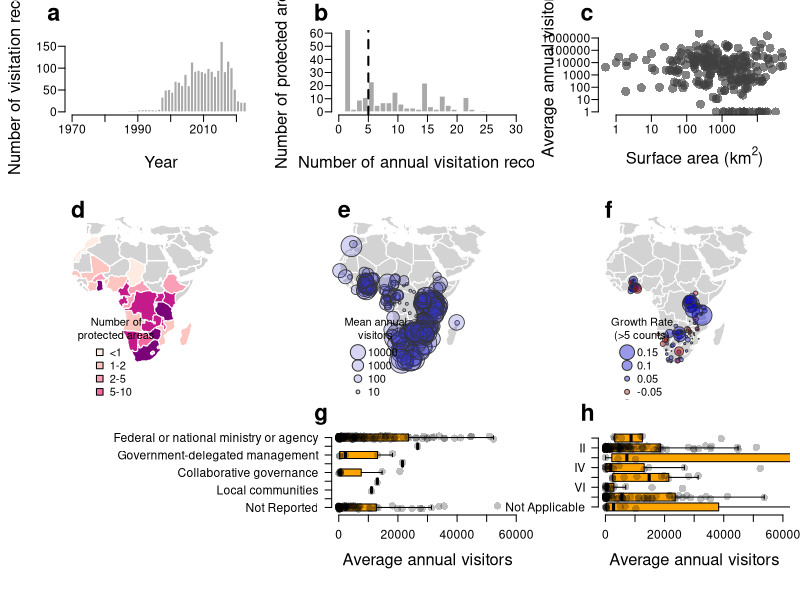

Source code (R):
#install.packages(c("maps","RColorBrewer"))
library(maps)
library(RColorBrewer)

# Read the data from the cleaned PAVIS Database
pavis <- read.csv("PAVIS_v0.1.csv", na.strings = "NULL")

# Create a new plot device
png(filename="Composite.png",width=28,height=28,units="cm",res=300)

#Set panel layout (bottom-left is left open to accommodate labels from panel G)
m <- (matrix(c(1,2,3,4,5,6,9,7,8), nrow = 3, ncol = 3, byrow = TRUE))
layout(mat = m)

#############################################
#                                           #
#               Panel A                     #
#                                           #
#############################################

# Plot margins
par(mai=c(0.85,0.65,0.3,0.10))

# Histogram of visitation record per year
hist(pavis$Year, main="", breaks=seq(1970, 2024,by=1),border="white",col="darkgrey",
     ylim=c(0,180),las=1,xlab="Year", ylab="Number of visitation records",   cex.axis=1.1, cex.lab= 1.5, mgp=c(3.2,0.6,0))

# Plot label
mtext("a",cex=1.4, font=2,side = 3, adj = -0.1, line = 0.5)

#############################################
#                                           #
#               Panel B                     #
#                                           #
#############################################

# Plot margins
par(mai=c(0.85,0.65,0.3,0.10))

# Histogram of visitation records 
hist(table(pavis$WDPAID), breaks=40, xlim=c(0,30),border="white",col="darkgrey",main="", las=1,ylim=c(0,60),
     xlab="Number of annual visitation records", ylab="Number of protected areas",   cex.axis=1.1, cex.lab= 1.5, mgp=c(3.2,0.6,0))

# Add a vertical line showing >5 records (these are the data plotted in panel F)
abline(v=5, lty=2, lwd=2)
# Plot label
mtext("b",cex=1.4, font=2,side = 3, adj = -0.1, line = 0.5)

#######################################################################################
#######################################################################################

# Reshape the data from long to wide format (i.e. a year by PA matrix)

# Separate the PA metadata from the visitation data
meta.dat <- pavis[2:12]
# Remove duplicates from the metadata
meta.dat.clean <- meta.dat[!duplicated(meta.dat),]

head(meta.dat.clean)

# Reshape the visitation data as a square PA x Year matrix
sq.dat <-  xtabs(Visitors+1~ WDPAID + Year ,pavis)
sq.dat[xtabs(Visitors+1~ WDPAID + Year ,pavis)==0] <- NA

# Note, the metadata is ordered alphabetically by country, which differs for the visitation matrix.
# Thus, the data need to be aligned
visit.dat <- sq.dat[match(meta.dat.clean$WDPAID, row.names(sq.dat)),]

# Check that the WDPAIDs are the same
meta.dat.clean$WDPAID== row.names(visit.dat)

# Calculate the average annual visiation per protected area
visit.ave <- apply(visit.dat,1,function(x){mean(x,na.rm=T)})

#############################################
#                                           #
#               Panel C                     #
#                                           #
#############################################

# Set this to prevent scientific notation in axis labels
options(scipen=5)

# Set plot margins
par(mai=c(0.85,0.65,0.3,0.10))

# Make plot of annual visitation vs. surface area of protected area (both axes on log-scale)
plot(meta.dat.clean$REP_AREA,visit.ave, log="xy", las=1,pch=16, col=rgb(0.25,0.25,0.25,0.65),
     xlab=expression("Surface area (km"^ 2*")"), ylab="Average annual visitors",cex=1.8,   
     cex.axis=1.1, cex.lab= 1.5, mgp=c(3.2,0.6,0), bty="n")

# Plot Label
mtext("c",cex=1.4, font=2,side = 3, adj = -0.1, line = 0.5)

#############################################
#                                           #
#               Panel D                     #
#                                           #
#############################################

# Create a vector with ISO codes for countries with data
ISO.code <- names(table(meta.dat.clean$ISO))

# Identify the full country names to match with base layers in 'maps' package
country.name <- iso.expand(ISO.code)

# The number of protected areas per country with visitor counts
pas <-  as.numeric(table(meta.dat.clean$ISO))

# Set plot margins
par(mai=c(0,0,0,0))

# Create basemap
map("world", fill=T, col="lightgrey", lwd=1, border="white",
    xlim=c(-20,55), ylim=c(-40,40))

# Select a colour ramp
ramp <- brewer.pal(6,"RdPu")

# Identify breaks for the colour ramp
brks <- as.numeric(cut(pas, c(0,1,2,5,10,20,50)))

# Labels for the legend
leg.txt <- c("<1", "1-2", "2-5", "5-10", "10-20", ">20")

# Match the values of each country to the colour ramp according to the predefined breaks
# The maps package has a weird notation for certain countries with multiple geometries, hence
# The need to extract text before a colon.
colss <- brks[match(gsub(":.*","",map("world", plot=FALSE)$names), country.name)]

# Map the number of protected areas with visitor data per country
map("world", fill=T, add=T,col=ramp[colss], lwd=1, border="white")
map("world", "Lesotho", fill=T, add=T,col="lightgrey", lwd=1, border="white")


# Plot a legend
legend(-15,-10, pch=22, pt.cex=1.5, leg.txt,
       pt.bg=ramp, title="Number of\nprotected areas",bty="n")

# Label the panel
mtext("d",cex=1.4, font=2,side = 3, adj = 0.05, line = 0.5)

#############################################
#                                           #
#               Panel E                     #
#                                           #
#############################################

# Set plot margins
par(mai=c(0,0,0,0))

# Plot basemap
map("world", fill=T, col="lightgrey", lwd=1, border="white",
    xlim=c(-20,55), ylim=c(-40,40))

# Add points of protected area centroids, scaled by the average annual visitation
points(meta.dat.clean$Longitude, meta.dat.clean$Latitude,  cex=log(visit.ave+5)/3,pch=21, 
       bg=rgb(0.2,0.2,0.8,0.2), col=rgb(0.2,0.2,0.2,1), lwd=0.8)

# Add legend
legend(-15,-10, pch=21, pt.cex=log(c(10000,1000,100,10))/3, c("10000","1000","100","10"),
pt.bg=rgb(0.2,0.2,0.8,0.2), col=rgb(0.2,0.2,0.2,1), title="Mean annual\nvisitors",bty="n")

# Label plot
mtext("e",cex=1.4, font=2,side = 3, adj = 0.05, line = 0.5)

#############################################
#                                           #
#               Panel F                     #
#                                           #
#############################################

# Create a blank vector for standardized growth rates
growth.rate <- rep(NA,dim(visit.dat)[1] )
# A vector with year information 
yrs <- 1974:2023

# Run a loop to calcualte growth rates
for (i in 1: dim(visit.dat)[1]){
  # Vector of visitation data per protected areas
  vect <- visit.dat[i,]
  # If there are 5 or more records, fit a linear regression and estimate the slope parameter
  if (length(vect[which(vect!=0)])>=6) {
    growth.rate[i] <- lm(vect[which(vect!=0)]~yrs[which(vect!=0)])$coefficients[2]/max(vect[which(vect!=0)])
  }
}

# Set plot margins
par(mai=c(0,0,0,0))

# Plot basemap
map("world", fill=T, col="lightgrey", lwd=1, border="white",
    xlim=c(-20,55), ylim=c(-40,40))

# Add points with centroids of protected areas, coloured by direction adn scale by size of growth rate
points(meta.dat.clean$Longitude, meta.dat.clean$Latitude,  cex=abs(growth.rate)*20,pch=21, 
       col=rgb(0.2,0.2,0.2,1), bg=ifelse(growth.rate>=0,rgb(0,0,0.8,0.4),rgb(0.8,0,0,0.4)), lwd=0.8)

# Add legend
legend(-15,-10, pch=21, pt.cex=c(0.15,0.1,0.05,0.05,0.1,0.15)*20, c("0.15","0.1","0.05","-0.05","-0.1", "-0.15"),
       pt.bg=c(rgb(0,0,0.8,0.4),rgb(0,0,0.8,0.4),rgb(0,0,0.8,0.4), rgb(0.8,0,0,0.4),rgb(0.8,0,0,0.4),rgb(0.8,0,0,0.4))
       , col=rgb(0.2,0.2,0.2,1), title="Growth Rate\n(>5 counts)",bty="n")

# Label panel
mtext("f",cex=1.4, font=2,side = 3, adj = 0.05, line = 0.5)


#############################################
#                                           #
#               Panel G                     #
#                                           #
#############################################

# Set plot margins
par(mai=c(0.85,0.65,0.3,0.10))

# Create factors for governance categories
GOV_TYPE <- factor(meta.dat.clean$GOV_TYPE , levels=rev(c("Federal or national ministry or agency",
                                                          "Sub-national ministry or agency", "Government-delegated management", "Joint governance", "Collaborative governance",
                                                          "Individual landowners", "Local communities", "Not Applicable", "Not Reported")))

# Creat box plot
boxplot(visit.ave+1~GOV_TYPE, outline=F, frame=F, horizontal=T,las=1, ylim=c(0,60000),log="",lty=1,ylab="", 
        cex.axis=1.1, cex.lab= 1.5, mgp=c(3.2,0.6,0),xlab= "Average annual visitors", col="orange")

# Add points for individual protected areas
stripchart(visit.ave+1~GOV_TYPE,
           method = "jitter",jitter=0.2, 
           pch = 16, cex=1.5 , 
           col = rgb(0,0,0,0.25),  
           vertical = FALSE,   
           add = TRUE)

# Label panel
mtext("g",cex=1.4, font=2,side = 3, adj = -0.1, line = 0.5)

#############################################
#                                           #
#               Panel H                     #
#                                           #
#############################################

# Set plot margins
par(mai=c(0.85,0.65,0.3,0.10))

# Create factors of IUCN management categories
IUCN_Cat <- factor( meta.dat.clean$IUCN_Cat , levels=rev(c("Ib", "II", "III", "IV", "V", "VI", "Not Reported", "Not Applicable")))

# Make boxplot
boxplot(visit.ave+1~IUCN_Cat, outline=F, frame=F,,horizontal=T,las=1, ylim=c(0,60000),log="",lty=1,ylab="", 
        cex.axis=1.1, cex.lab= 1.5, mgp=c(3.2,0.6,0),xlab= "Average annual visitors", col="orange")

# Add poiunts for individual protectedd areas
stripchart(visit.ave+1~IUCN_Cat,
           method = "jitter",jitter=0.2, 
           pch = 16, cex=1.5 , 
           col = rgb(0,0,0,0.25),  
           vertical = FALSE,   
           add = TRUE)

# Label panel
mtext("h",cex=1.4, font=2,side = 3, adj = -0.1, line = 0.5)


# Close the plot device and save the image
dev.off()

#############################################################################################

